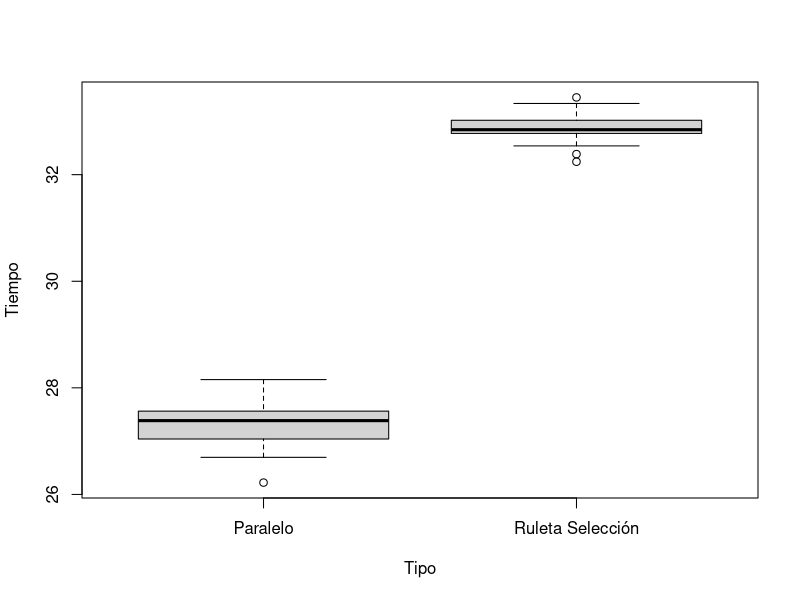
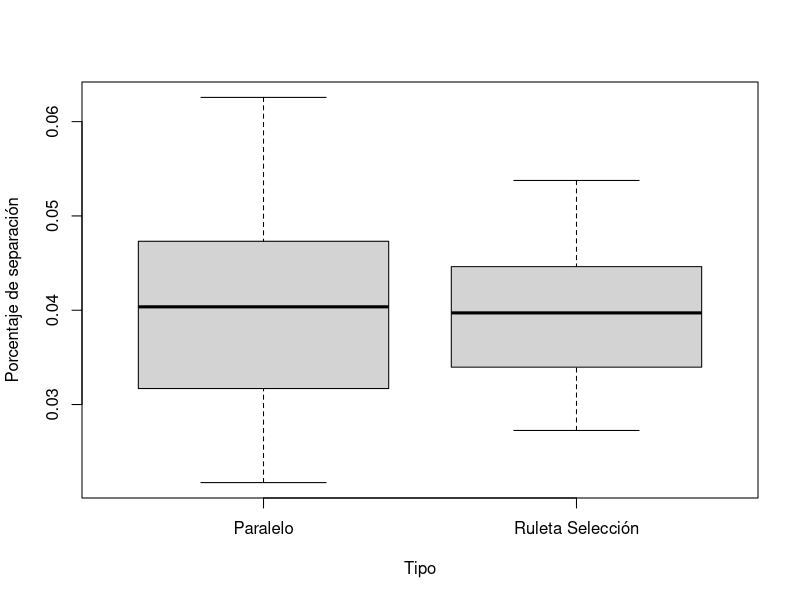
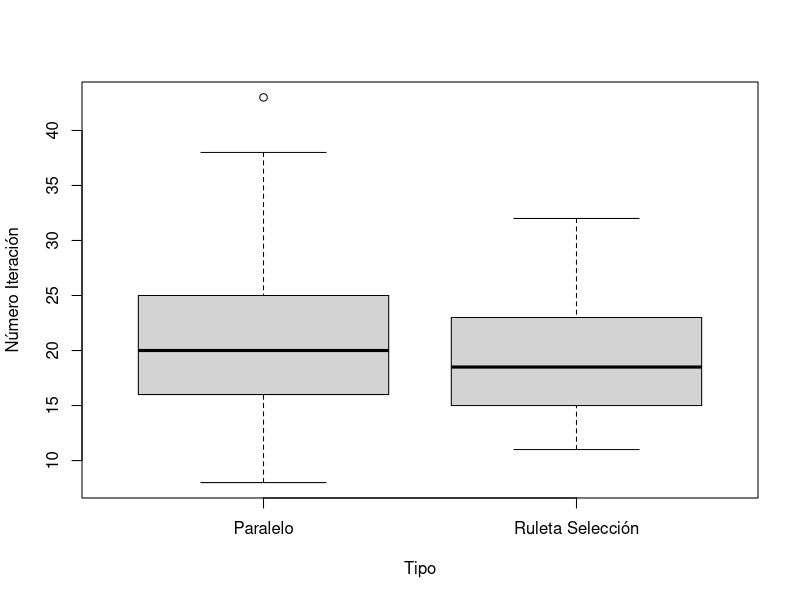

R code for these plots, in order:
r1 =read.csv('resultswg.csv')
r2 =read.csv('resultsE1wg.csv')
r1 =cbind('Paralelo', r1)
r2 = cbind('Ruleta Selección', r2)
r1$X=NULL
r2$X=NULL
colnames(r1)=c('type','replica','time','gap','est')
colnames(r2)=c('type','replica','time','gap','est')
results = rbind(r1,r2)

png(paste("bxplt_Gap_TipoE1.png",sep=""))
boxplot(results$time ~ results$type, xlab='Tipo', ylab="Tiempo")
graphics.off()
png(paste("bxplt_Tiempo_TipoE1.png",sep=""))
boxplot(results$gap ~ results$type, xlab='Tipo', ylab="Porcentaje de separación")
graphics.off()
png(paste("bxplt_Estabilidad_TipoE1.png",sep=""))
boxplot(results$est ~ results$type, xlab='Tipo', ylab="Número Iteración")
graphics.off()

